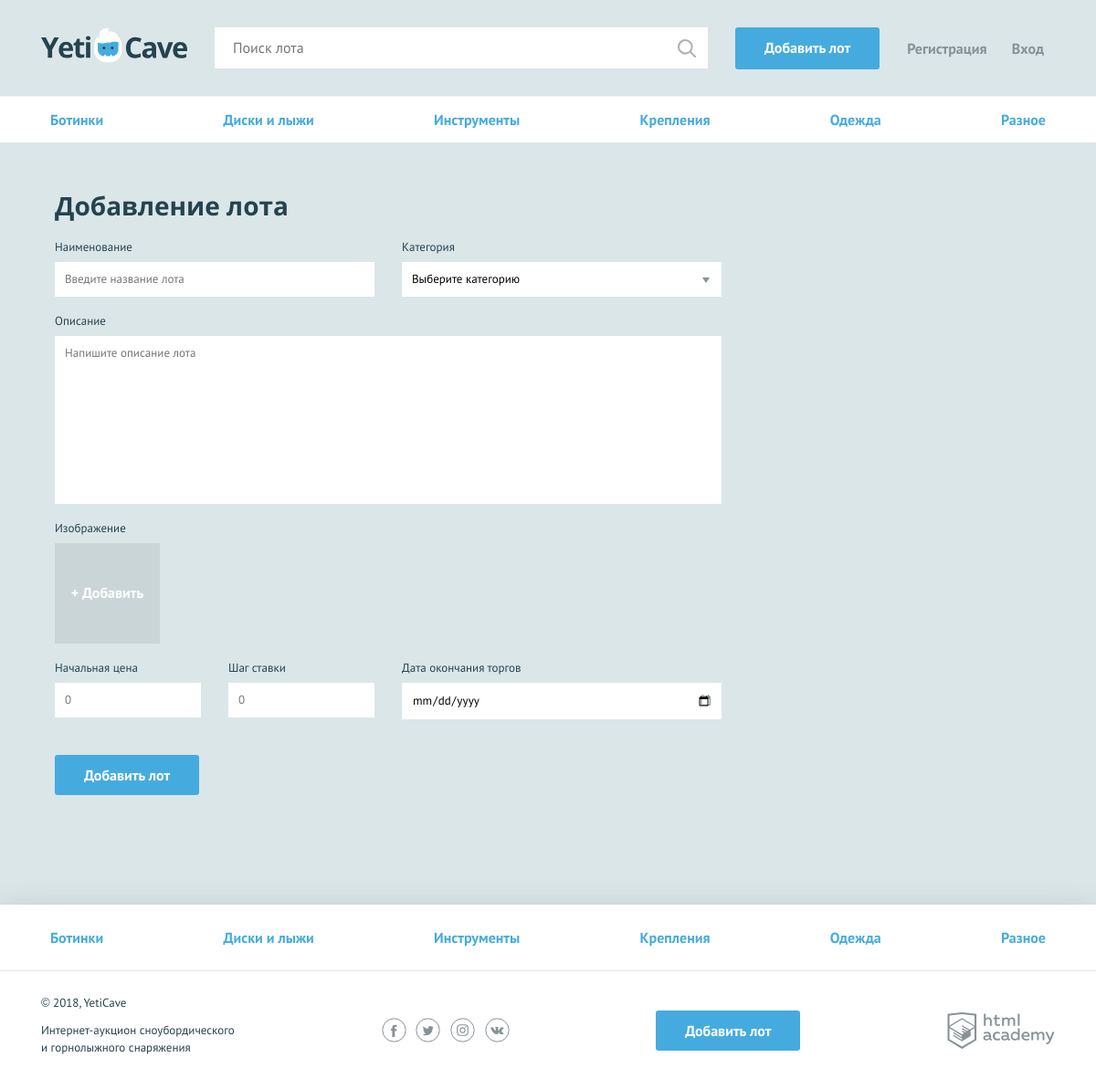
The page /add.php on the database its author committed.
### tables this page shows
CREATE TABLE category (
  id int(11) UNSIGNED NOT NULL AUTO_INCREMENT PRIMARY KEY,
  cat_name varchar(255) NOT NULL
);

### functions.php (called while the page is built, shortened)
<?php
function renderTemplate($tpath, $tdata) {
	$content = '';
	if (file_exists($tpath)) {
		extract($tdata);
		require($tpath);
		$content = ob_get_clean();
	}
	return $content;
}
?>

### templates/add-lot.php (the view, shortened to what this page needs)
<?php print_r($errors); ?>
  <?php $classname = (count($errors)) ? "form--invalid" : ""; ?>
  <form class="form form--add-lot container <?=$classname; ?>" action="add.php" method="POST" enctype="multipart/form-data">
    <h2>Добавление лота</h2>
    <div class="form__container-two">
      <?php $classname = isset($errors['lot_name']) ? "form__item--invalid" : "";
      $value = isset($lot['lot_name']) ? $lot['lot_name'] : ""; ?>
      <div class="form__item <?=$classname; ?>">
        <label for="lot_name">Наименование</label>
        <input id="lot_name" type="text" name="lot[lot_name]" placeholder="Введите название лота" value="<?=$value;?>">
      </div>
      <?php $classname = isset($errors['cat_name']) ? "form__item--invalid" : "";?>
      <div class="form__item <?=$classname; ?>">
        <label for="cat_name">Категория</label>
        <select id="cat_name" name="lot[cat_name]">
          <option value="">Выберите категорию</option>
        </select>
      </div>
    </div>
    <?php $classname = isset($errors['description']) ? "form__item--invalid" : "";
    $value = isset($lot['description']) ? $lot['description'] : ""; ?>
    <div class="form__item form__item--wide <?=$classname; ?>">
      <label for="message">Описание</label>
      <textarea id="message" name="lot[description]" placeholder="Напишите описание лота"><?=$value;?></textarea>
    </div>
    <?php $classname = isset($errors['file']) ? "" : "form__item--uploaded"; ?>
    <div class="form__item form__item--file <?=$classname; ?>">
      <label>Изображение</label>
      <div class="form__input-file">
        <label for="photo2">
          <span>+ Добавить</span>
        </label>
      </div>
    </div>
    <div class="form__container-three">
      <?php $classname = isset($errors['start_price']) ? "form__item--invalid" : "";
      $value = isset($lot['start_price']) ? $lot['start_price'] : ""; ?>
      <div class="form__item form__item--small <?=$classname; ?>">
        <label for="lot-rate">Начальная цена</label>
        <input id="lot-rate" type="number" name="lot[start_price]'" placeholder="0" value="<?=$value;?>">
      </div>
      <?php $classname = isset($errors['step_price']) ? "form__item--invalid" : "";
      $value = isset($lot['step_price']) ? $lot['step_price'] : ""; ?>
      <div class="form__item form__item--small <?=$classname; ?>">
        <label for="lot-step">Шаг ставки</label>
        <input id="lot-step" type="number" name="lot[step_price]" placeholder="0" value="<?=$value;?>">
      </div>
      <?php $classname = isset($errors['finish_lot']) ? "form__item--invalid" : "";
      $value = isset($lot['finish_lot']) ? $lot['finish_lot'] : ""; ?>
      <div class="form__item <?=$classname; ?>">
        <label for="lot-date">Дата окончания торгов</label>
        <input class="form__input-date" id="lot-date" type="date" name="lot[finish_lot]" value="<?=$value;?>">
      </div>
    </div>
    <button type="submit" class="button">Добавить лот</button>
  </form>

### templates/layout.php (shortened to what this page needs)
<!DOCTYPE html>
<html lang="ru">
<head>
    <link href="css/normalize.min.css" rel="stylesheet">
    <link href="css/style.css" rel="stylesheet">
</head>
<body>
<header class="main-header">
    <div class="main-header__container container">
        <a class="main-header__logo" href="index.php">
            <img src="img/logo.svg" width="160" height="39" alt="Логотип компании YetiCave">
        </a>
        <form class="main-header__search" method="get" action="https://echo.htmlacademy.ru">
            <input type="search" name="search" placeholder="Поиск лота">
            <input class="main-header__search-btn" type="submit" name="find" value="Найти">
        </form>
        <a class="main-header__add-lot button" href="add.php">Добавить лот</a>
        <nav class="user-menu">
        <?php if ($is_auth): ?>
                <div class="user-menu__image">
                    <img src="<?=$user_avatar; ?>" width="40" height="40" alt="Пользователь">
                </div>
                <div class="user-menu__logged">
                    <p><?=htmlspecialchars($user_name); ?></p>
                </div>
        <?php else: ?>
                <ul class="user-menu__list">
                    <li class="user-menu__item">
                        <a href="register.php">Регистрация</a>
                    </li>
                    <li class="user-menu__item">
                        <a href="#">Вход</a>
                    </li>
                </ul>
            <?php endif; ?>
        </nav>
    </div>
</header>
<main>
    <?php if($title !== 'Главная'): ?>
  <nav class="nav">
    <ul class="nav__list container">
      <?php foreach ($categories as $cat): ?>
        <li class="nav__item">
          <a href="all-lots.html"><?=$cat['cat_name']; ?></a>
        </li>
      <?php endforeach; ?>
    </ul>
  </nav>
    <?php endif; ?>
<main class="container"><?= $content; ?></main>
</main>
<footer class="main-footer">
    <nav class="nav">
        <ul class="nav__list container">
            <?php foreach ($categories as $cat): ?>
            <li class="nav__item">
                <a href="all-lots.html"><?=$cat['cat_name']; ?></a>
            </li>
        <?php endforeach; ?>
        </ul>
    </nav>
    <div class="main-footer__bottom container">
        <div class="main-footer__copyright">
            <p>© 2018, YetiCave</p>
            <p>Интернет-аукцион сноубордического и горнолыжного снаряжения</p>
        </div>
        <div class="main-footer__social social">
            <a class="social__link social__link--facebook" href="#">Facebook
            </a>
            <a class="social__link social__link--twitter" href="#">Twitter
            </a>
            <a class="social__link social__link--instagram" href="#">Instagram
            </a>
            <a class="social__link social__link--vkontakte" href="#">Вконтакте
            </a>
        </div>
        <a class="main-footer__add-lot button" href="add-lot.html">Добавить лот</a>
        <div class="main-footer__developed-by">
            <a class="logo-academy" href="https://htmlacademy.ru/intensive/php">HTML Academy
            </a>
        </div>
    </div>
</footer>
</body>
</html>

### rows shown on the page
category: cat_name "Ботинки"
category: cat_name "Диски и лыжи"
category: cat_name "Инструменты"
category: cat_name "Крепления"
category: cat_name "Одежда"
category: cat_name "Разное"
